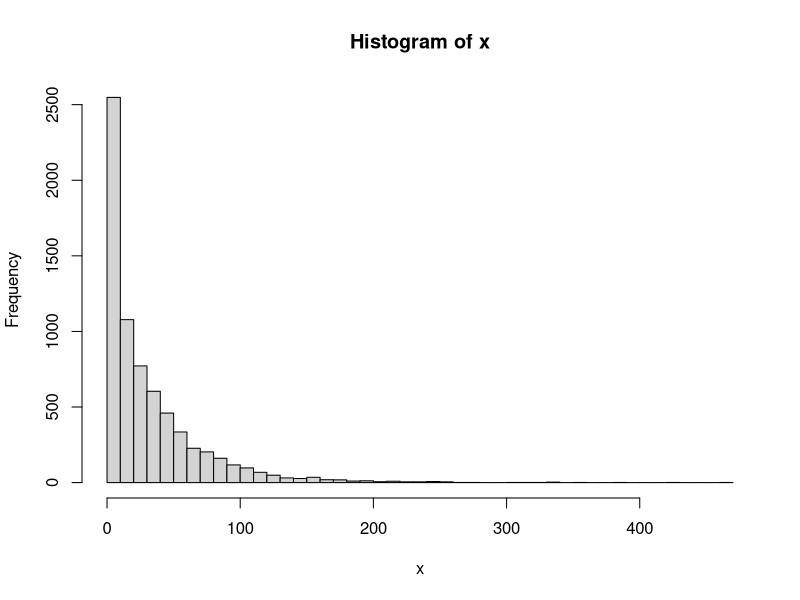
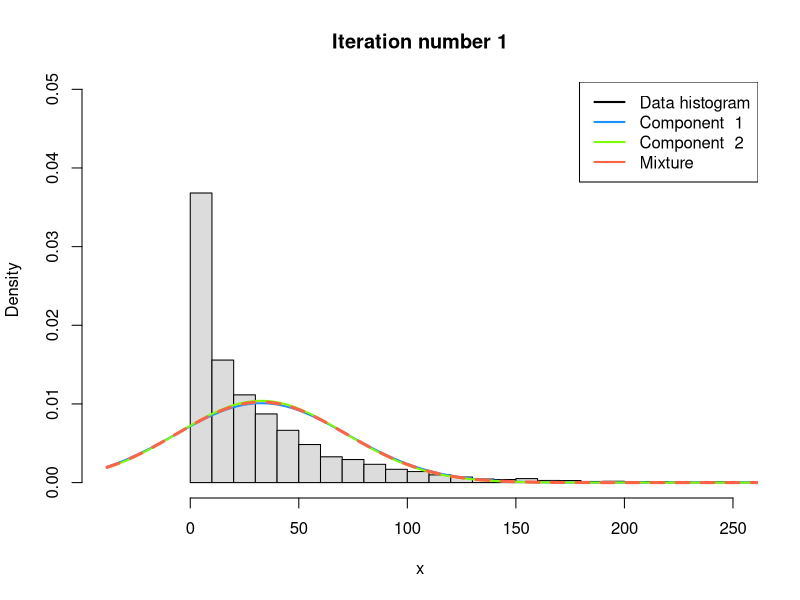
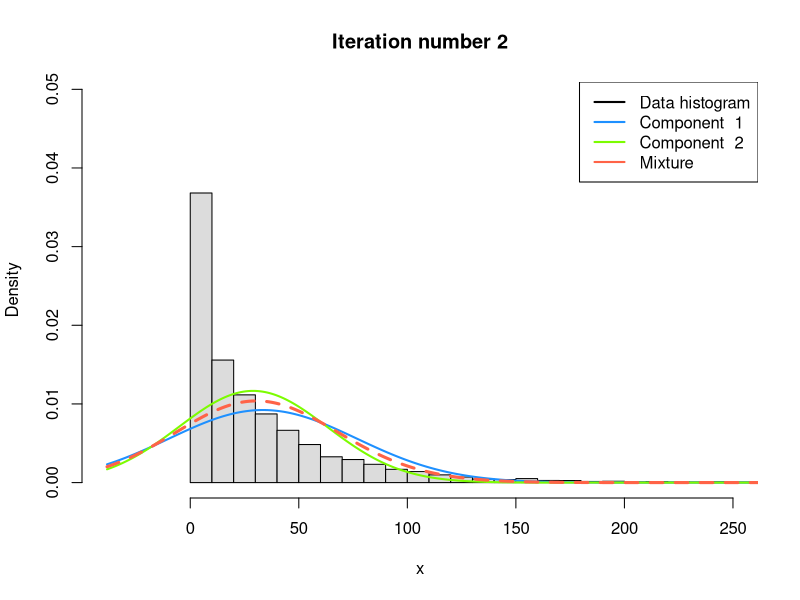
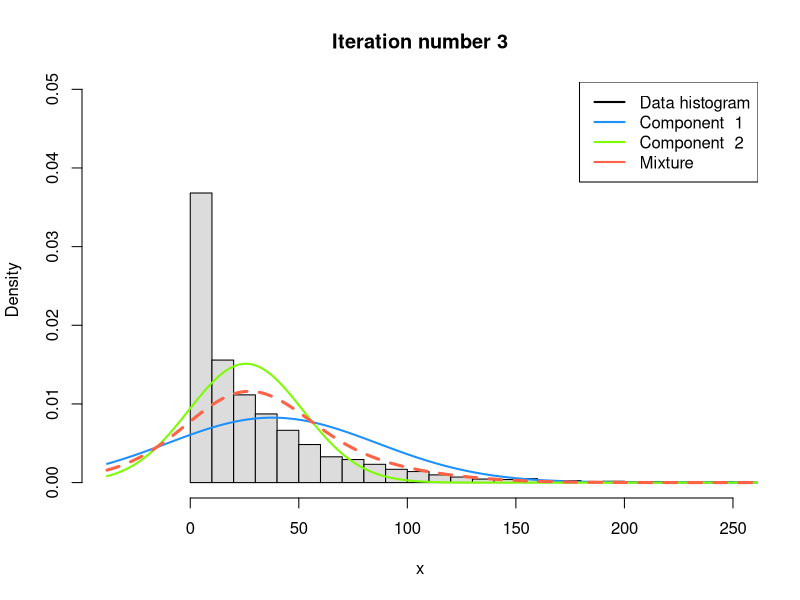
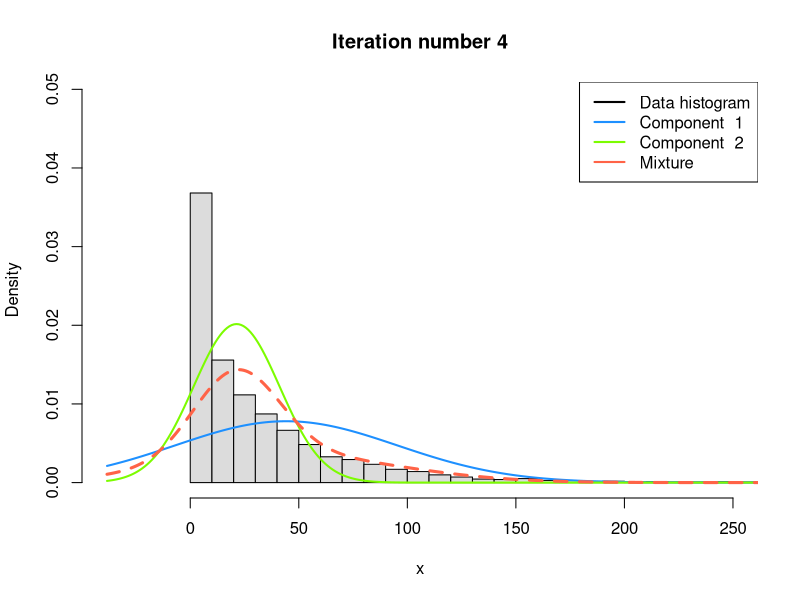
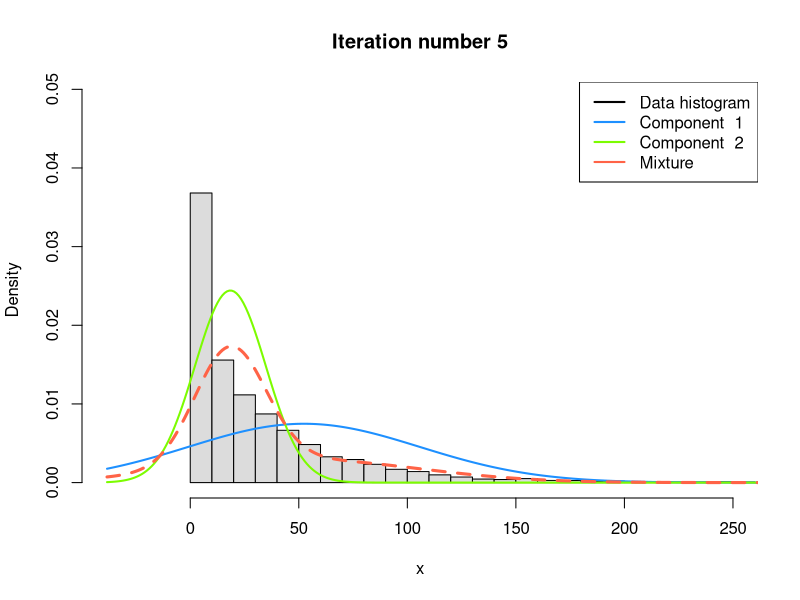
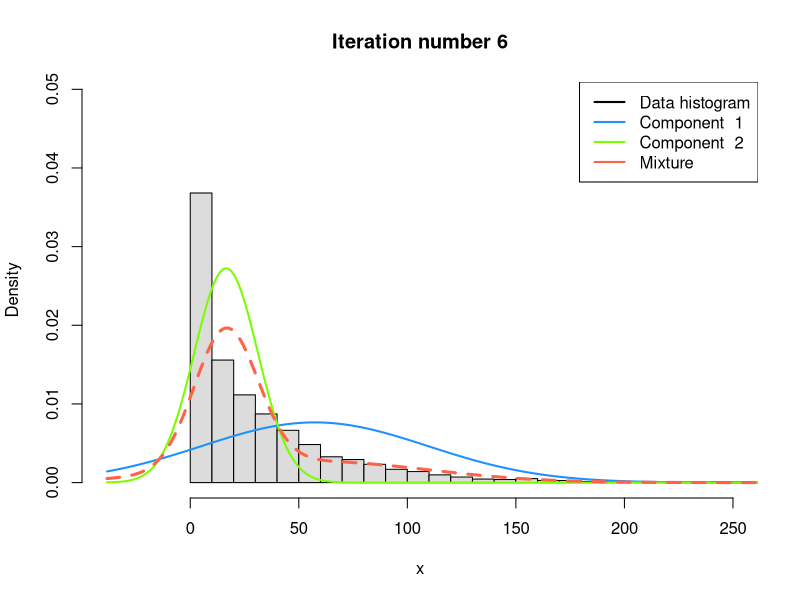
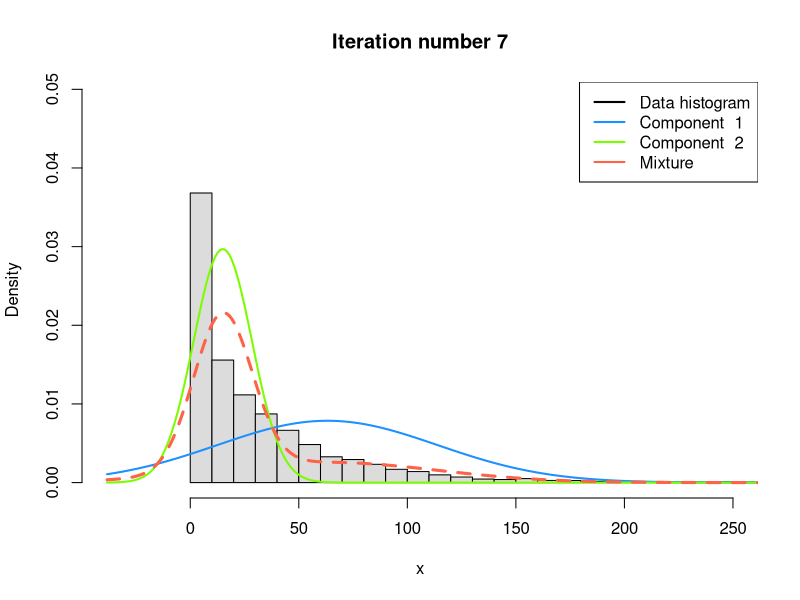

These figures' R source, in order: (Note: this script raises an error after producing the figures.)
# Estimating a simple mixture of normals
# Author: Mattias Villani, IDA, Linkoping University. http://mattiasvillani.com

##########    BEGIN USER INPUT #################
# Data options
data(faithful)
rawData <- faithful
x <- as.matrix(rawData['eruptions'])
x = read.table('rainfall.dat')[,1]
x = as.matrix(x)

# Model options
nComp <- 2    # Number of mixture components

# Prior options
alpha <- 10*rep(1,nComp) # Dirichlet(alpha)
muPrior <- c(x[which.max(density(x)$y)], mean(x)) # Prior mean of theta
tau2Prior <- rep(10,nComp) # Prior std theta
sigma2_0 <- rep(var(x),nComp) # s20 (best guess of sigma2)
nu0 <- rep(4,nComp) # degrees of freedom for prior on sigma2

# MCMC options
nIter <- 100 # Number of Gibbs sampling draws

# Plotting options
plotFit <- TRUE
lineColors <- c("dodgerblue", "lawngreen", "magenta", 'yellow')
sleepTime <- 0.02 # Adding sleep time between iterations for plotting
################   END USER INPUT ###############

###### Defining a function that simulates from the 
rScaledInvChi2 <- function(n, df, scale){
  return((df*scale)/rchisq(n,df=df))
}

####### Defining a function that simulates from a Dirichlet distribution
rDirichlet <- function(param){
  nCat <- length(param)
  thetaDraws <- matrix(NA,nCat,1)
  for (j in 1:nCat){
    thetaDraws[j] <- rgamma(1,param[j],1)
  }
  thetaDraws = thetaDraws/sum(thetaDraws) # Diving every column of ThetaDraws by the sum of the elements in that column.
  return(thetaDraws)
}

# Simple function that converts between two different representations of the mixture allocation
S2alloc <- function(S){
  n <- dim(S)[1]
  alloc <- rep(0,n)
  for (i in 1:n){
    alloc[i] <- which(S[i,] == 1)
  }
  return(alloc)
}

# Initial value for the MCMC
nObs <- length(x)
S <- t(rmultinom(nObs, size = 1 , prob = rep(1/nComp,nComp))) # nObs-by-nComp matrix with component allocations.
theta <- quantile(x, probs = seq(0,1,length = nComp))
sigma2 <- rep(var(x),nComp)
probObsInComp <- rep(NA, nComp)

# Setting up the plot
xGrid <- seq(min(x)-1*apply(x,2,sd),max(x)+1*apply(x,2,sd),length = 500)
xGridMin <- min(xGrid)
xGridMax <- max(xGrid)
mixDensMean <- rep(0,length(xGrid))
effIterCount <- 0
ylim <- c(0,1.33*max(hist(x, breaks=50)$density))

result_mu = matrix(0, nIter, 4)
result_sigma = matrix(0, nIter, 4)
for (k in 1:nIter){
  message(paste('Iteration number:',k))
  alloc <- S2alloc(S) # Just a function that converts between different representations of the group allocations
  nAlloc <- colSums(S)
  print(nAlloc)
  # Update components probabilities
  w <- rDirichlet(alpha + nAlloc)
  
  # Update theta's
  for (j in 1:nComp){
    precPrior <- 1/tau2Prior[j]
    precData <- nAlloc[j]/sigma2[j]
    precPost <- precPrior + precData
    wPrior <- precPrior/precPost
    muPost <- wPrior*muPrior + (1-wPrior)*mean(x[alloc == j])
    tau2Post <- 1/precPost
    theta[j] <- rnorm(1, mean = muPost, sd = sqrt(tau2Post))
  }
  result_mu[k,] = c(theta[1], theta[2], mean(result_mu[1:k-1,1]), mean(result_mu[1:k-1,2]))
  
  # Update sigma2's
  for (j in 1:nComp){
    sigma2[j] <- rScaledInvChi2(1, df = nu0[j] + nAlloc[j], scale = (nu0[j]*sigma2_0[j] + sum((x[alloc == j] - theta[j])^2))/(nu0[j] + nAlloc[j]))
  }
  result_sigma[k,] = c(sigma2[1], sigma2[2], mean(result_sigma[1:k-1,1]), mean(result_sigma[1:k-1,2]))
  # Update allocation
  for (i in 1:nObs){
    for (j in 1:nComp){
      probObsInComp[j] <- w[j]*dnorm(x[i], mean = theta[j], sd = sqrt(sigma2[j]))
    }
    S[i,] <- t(rmultinom(1, size = 1 , prob = probObsInComp/sum(probObsInComp)))
  }
  
  # Printing the fitted density against data histogram
  if (plotFit && (k%%1 ==0)){
    effIterCount <- effIterCount + 1
    hist(x, breaks = 50, freq = FALSE,
         xlim = c(xGridMin,250),
         ylim = ylim, col="gainsboro",
         main = paste("Iteration number",k))
    mixDens <- rep(0,length(xGrid))
    components <- c()
    for (j in 1:nComp){
      compDens <- dnorm(xGrid,theta[j],sd = sqrt(sigma2[j]))
      mixDens <- mixDens + w[j]*compDens
      lines(xGrid, compDens, type = "l", lwd = 2, col = lineColors[j])
      components[j] <- paste("Component ",j)
    }
    mixDensMean <- ((effIterCount-1)*mixDensMean + mixDens)/effIterCount
    
    lines(xGrid, mixDens, type = "l", lty = 2, lwd = 3, col = 'tomato')
    legend("topright", box.lty = 1, legend = c("Data histogram",components, 'Mixture'), 
           col = c("black",lineColors[1:nComp], 'tomato'), lwd = 2)
    #Sys.sleep(sleepTime)
  }
  
}
pdf('plots/mixture.pdf', width=5, height=4)
  hist(x, breaks = 20, freq = FALSE, 
       xlim = c(xGridMin,250), main = "",
       col='gainsboro',
       xlab='Precipitation')
  lines(xGrid, mixDensMean, type = "l", lwd = 2, col = "tomato")
  lines(xGrid, dnorm(xGrid, mean = result[nrow(result),3], 
                     sd = sqrt(result[nrow(result),4])), type = "l", lwd = 2, col = "dodgerblue")
  legend("topright", box.lty = 1, 
       legend = c("Data histogram","Mixture density","Normal density"), 
       col=c("gainsboro","tomato","dodgerblue"), lwd = 2)
dev.off()
#########################    Helper functions    ##############################################

ylim_mu = c(min(result_mu[-1,3:4]), max(result_mu[-1,3:4]))
ylim_sigma = c(min(result_sigma[-1,3:4]), max(result_sigma[-1,3:4]))

w = 5
h = 4
pdf('plots/muMixed.pdf', width=w, height=h)
  plot(result_mu[,3], type='l', xlab='Samples', ylab='Mean', col='dodgerblue',
       ylim=ylim_mu, lwd=2)
  lines(result_mu[,4], col='tomato', lwd=2)
  legend("right", box.lty = 1, inset=0.02,
         legend = c("Component 1","Component 2"), 
         col=c("dodgerblue", "tomato"), lwd = 2)
dev.off()
pdf('plots/sigmaMixed.pdf', width=w, height=h)
  plot(result_sigma[,3], type='l', xlab='Samples', ylab='Variance', col='dodgerblue',
       ylim=ylim_sigma, lwd=2)
  lines(result_sigma[,4], col='tomato', lwd=2)
  legend("right", box.lty = 1, inset=0.02,
         legend = c("Component 1","Component 2"), 
         col=c("dodgerblue", "tomato"), lwd = 2)
  
dev.off()

